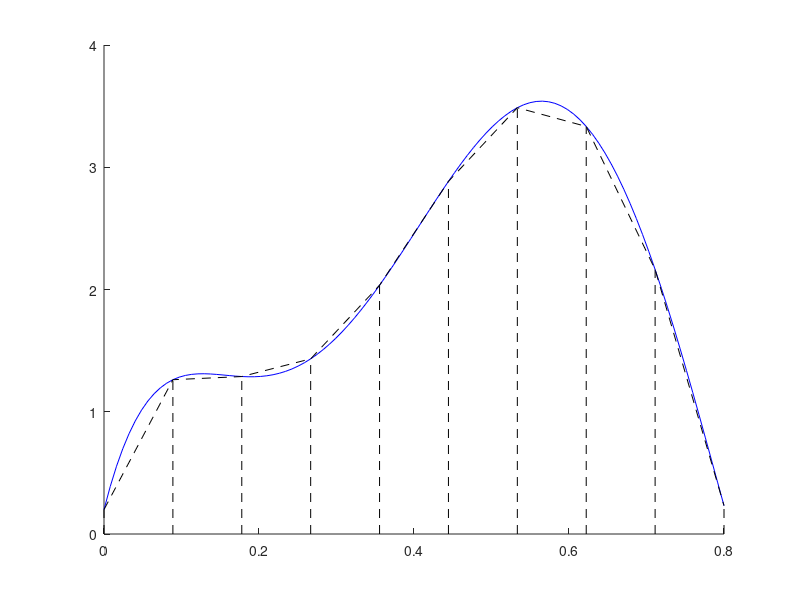

Reproduce this figure in MATLAB. (Note: this script raises an error after producing the figure.)
% TEST: Numeric Integration using Trapezoidal and 1/3 Simpson methods

f = inline('0.2 + 25*x - 200*x^2 + 675*x^3 - 900*x^4 + 400*x^5');

a = 0.0;
b = 0.8;
N = 100;    % Number of points for the smooth plot
n = 10;      % Integration points (segments = n-1)

Iexp = 1.640533    % Expected integral value

hold on
X = linspace(a, b, N);
Y = zeros(1, N);
for i = 1:N
    Y(i) = f(X(i));
endfor
plot(X, Y, 'b');
X = linspace(a, b, n);
Y = zeros(1,n);
for i = 1:n
    Y(i) = f(X(i));
    plot([X(i) X(i)], [0 Y(i)], '--k');
endfor
plot(X, Y, '--k')
hold off

% Trapezoid rule with relative error
I = quad_trapezoid(a, b, f, n-1)
E = abs(Iexp - I)/Iexp   % relative error

% 1/3 Simpson's rule with relative error
I = quad_simpson(a, b, f, n-1)
E = abs(Iexp - I)/Iexp

% Wait for input
pause;
